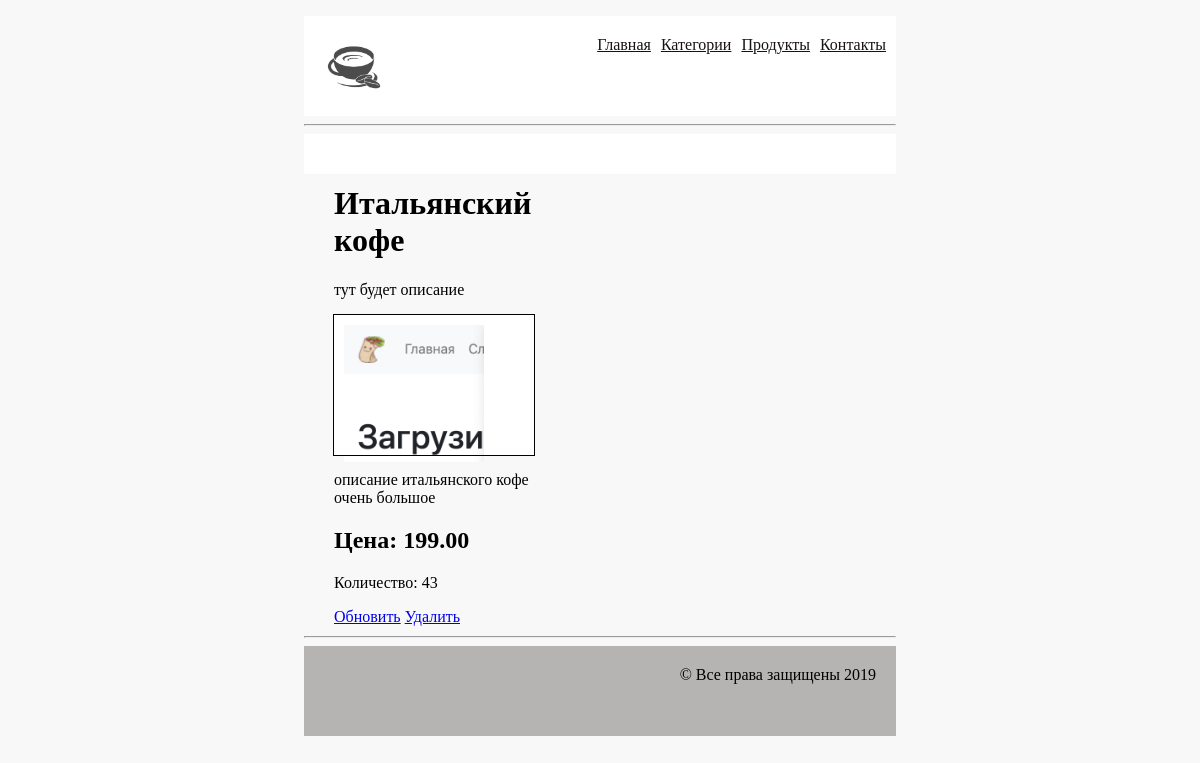
/products/4/, run on an earlier commit of the app's database.
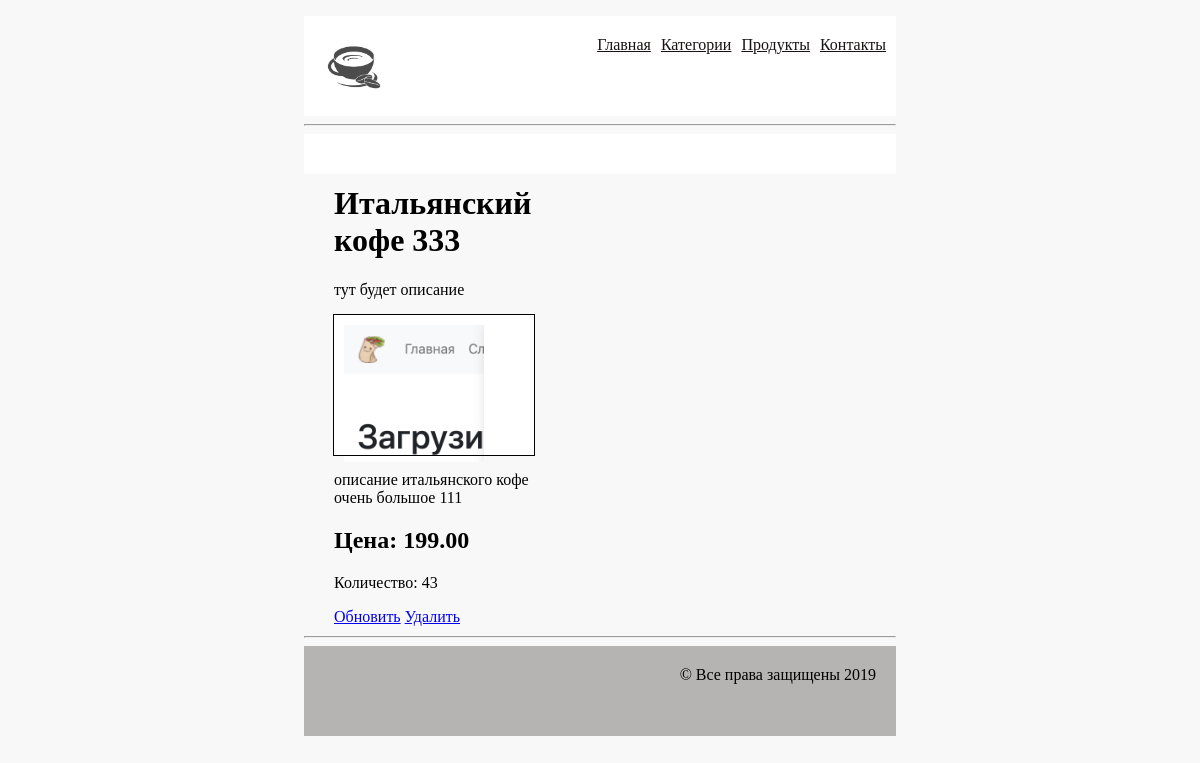
And on a later commit of the database.
### products/models/Product.py (models this page shows, shortened)
class Product(models.Model):
    category = models.ForeignKey('products.ProductCategory', on_delete=models.CASCADE)
    name = models.CharField(verbose_name='имя продукта', max_length=128, unique=True)
    image = models.ImageField(upload_to='products_images', blank=True)
    short_desc = models.CharField(verbose_name='краткое описание продукта', max_length=60, blank=True)
    description = models.TextField(verbose_name='описание продукта', blank=True)
    price = models.DecimalField(verbose_name='цена продукта', max_digits=8, decimal_places=2, default=0)
    quantity = models.PositiveIntegerField(verbose_name='количество на складе', default=0)

### products/views/products.py (the view)
class ProductDetail (DetailView):
	model = Product
	template_name = 'product/detail.html'

### products/templates/product/detail.html
{% extends "mainapp/base.html" %}
{% load staticfiles %}
{% block content %}
<hr>
<div class="content">
    {% include "components/product_item.html" with product=product %}
</div>
<hr>
{% endblock content %}

### products/templates/components/product_item.html (shortened to what this page needs)
<div class="catalog_el">
    <h1>{{ product.name }}</h1>
    <p>{{ product.short_desc }}</p>
    <div class="catalog_el_img">
        <a href="{% url 'products:detail' pk=product.id %}" >
            <img src="/media/{{ product.image }}" class="catalog_img">
        </a>
    </div>
    <p>{{ product.description }}</p>
    <h2>Цена: {{ product.price }}</h2>
    <p>Количество: {{ product.quantity }}</p>
    <a href="{% url 'products:update' pk=product.id %}">Обновить</a>
    <a href="{% url 'products:delete' pk=product.id %}">Удалить</a>
</div>

What changed in the data, as far as the page shows it:
changed Product "тут будет описание": name "Итальянский кофе" → "Итальянский кофе 333"; description "описание итальянского кофе очень большое" → "описание итальянского кофе очень большое 111"
